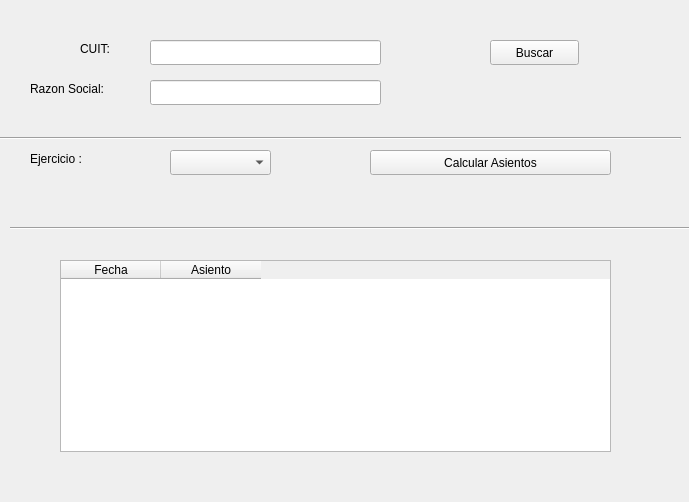
<?xml version="1.0" encoding="UTF-8"?>
<ui version="4.0">
 <class>form_balancear_asiento</class>
 <widget class="QWidget" name="form_balancear_asiento">
  <property name="geometry">
   <rect>
    <x>0</x>
    <y>0</y>
    <width>689</width>
    <height>502</height>
   </rect>
  </property>
  <property name="windowTitle">
   <string>Form</string>
  </property>
  <widget class="QPushButton" name="btn_buscar">
   <property name="geometry">
    <rect>
     <x>490</x>
     <y>40</y>
     <width>89</width>
     <height>25</height>
    </rect>
   </property>
   <property name="text">
    <string>Buscar</string>
   </property>
  </widget>
  <widget class="QLabel" name="label">
   <property name="geometry">
    <rect>
     <x>80</x>
     <y>40</y>
     <width>41</width>
     <height>17</height>
    </rect>
   </property>
   <property name="text">
    <string>CUIT:</string>
   </property>
  </widget>
  <widget class="QLabel" name="label_2">
   <property name="geometry">
    <rect>
     <x>30</x>
     <y>80</y>
     <width>91</width>
     <height>17</height>
    </rect>
   </property>
   <property name="text">
    <string>Razon Social:</string>
   </property>
  </widget>
  <widget class="QLineEdit" name="lne_cuit">
   <property name="geometry">
    <rect>
     <x>150</x>
     <y>40</y>
     <width>231</width>
     <height>25</height>
    </rect>
   </property>
  </widget>
  <widget class="QLineEdit" name="lne_razon_social">
   <property name="geometry">
    <rect>
     <x>150</x>
     <y>80</y>
     <width>231</width>
     <height>25</height>
    </rect>
   </property>
  </widget>
  <widget class="QTableWidget" name="tb_asientos">
   <property name="geometry">
    <rect>
     <x>60</x>
     <y>260</y>
     <width>551</width>
     <height>192</height>
    </rect>
   </property>
   <column>
    <property name="text">
     <string>Fecha</string>
    </property>
   </column>
   <column>
    <property name="text">
     <string>Asiento</string>
    </property>
   </column>
  </widget>
  <widget class="QPushButton" name="btn_calcular_asientos">
   <property name="geometry">
    <rect>
     <x>370</x>
     <y>150</y>
     <width>241</width>
     <height>25</height>
    </rect>
   </property>
   <property name="text">
    <string>Calcular Asientos</string>
   </property>
  </widget>
  <widget class="Line" name="line">
   <property name="geometry">
    <rect>
     <x>0</x>
     <y>130</y>
     <width>681</width>
     <height>16</height>
    </rect>
   </property>
   <property name="orientation">
    <enum>Qt::Horizontal</enum>
   </property>
  </widget>
  <widget class="Line" name="line_2">
   <property name="geometry">
    <rect>
     <x>10</x>
     <y>220</y>
     <width>691</width>
     <height>16</height>
    </rect>
   </property>
   <property name="orientation">
    <enum>Qt::Horizontal</enum>
   </property>
  </widget>
  <widget class="QComboBox" name="cbx_ejercicio">
   <property name="geometry">
    <rect>
     <x>170</x>
     <y>150</y>
     <width>101</width>
     <height>25</height>
    </rect>
   </property>
  </widget>
  <widget class="QLabel" name="label_3">
   <property name="geometry">
    <rect>
     <x>30</x>
     <y>150</y>
     <width>91</width>
     <height>17</height>
    </rect>
   </property>
   <property name="text">
    <string>Ejercicio :</string>
   </property>
  </widget>
 </widget>
 <resources/>
 <connections/>
</ui>
